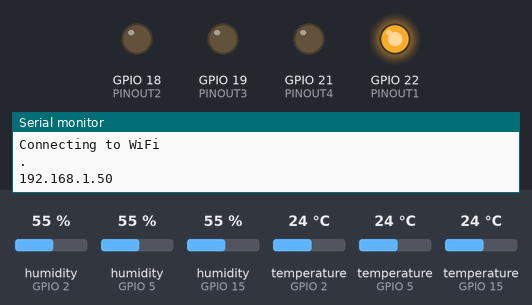
A program run on a simulated ESP32. Parts: output pins drawn as LEDs (lit = HIGH), the last lines printed to the serial monitor. The test bench sets the inputs (shaded band); at power-on: humidity (sensors on GPIO 2, GPIO 5, GPIO 15) 55 %, temperature (sensors on GPIO 2, GPIO 5, GPIO 15) 24 °C. WiFi joins after 1.5 s; servers stay silent unless stated.

Above: at 2.1 s.
At 3.1 s:
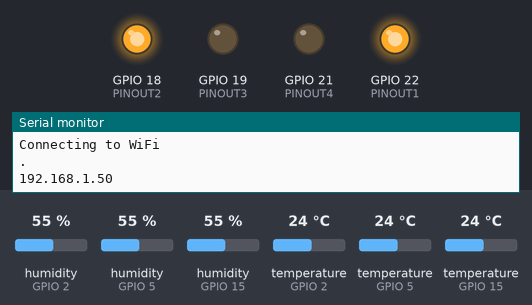
At 4.1 s:
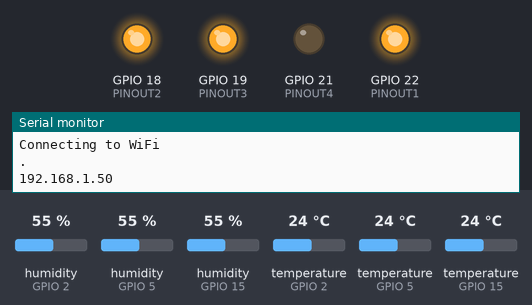
At 5.1 s:
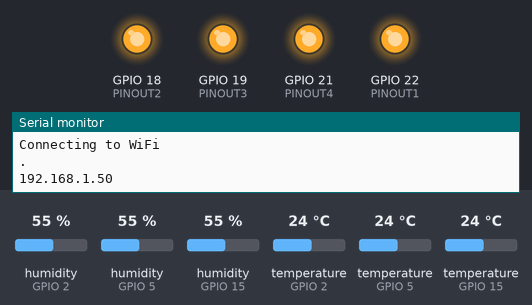
At 6.1 s:
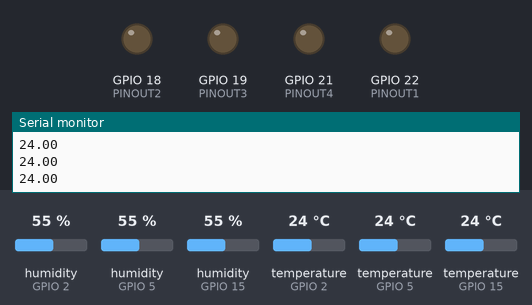
Timing chart, 0 to 7.6 s (numbered marks = the images above):
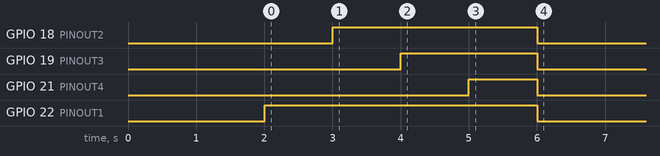

The program:

main.cpp
```cpp
/*********
  Rui Santos
  Complete project details at https://randomnerdtutorials.com/esp8266-dht11dht22-temperature-and-humidity-web-server-with-arduino-ide/
*********/

// Import required libraries
#include <Arduino.h>
#include <ArduinoOTA.h>
// #include <ESP8266WiFi.h>
// #include <Hash.h>
// #include <ESPAsyncTCP.h>
#include <ESPAsyncWebServer.h>
#include <HTTPClient.h>
#include <Adafruit_Sensor.h>
#include <DHT.h>

// Replace with your network credentials
const char* ssid = "GrossoModo";
const char* password = "resnonverba";
// Lecture DHT11 possible sur les GPIO n°:
// 4,2,15,23,22,21,19,18,5
// 32,33,25,26,27,14,12,13
#define DHTPIN1 15     // Digital pin connected to the DHT sensor - Black
#define DHTPIN2 02     // Digital pin connected to the DHT sensor - White
#define DHTPIN3 05     // Digital pin connected to the DHT sensor - Red
#define PINOUT1 22
#define PINOUT2 18
#define PINOUT3 19
#define PINOUT4 21
// Uncomment the type of sensor in use:
#define DHTTYPE    DHT11     // DHT 11
//#define DHTTYPE    DHT22     // DHT 22 (AM2302)
//#define DHTTYPE    DHT21     // DHT 21 (AM2301)

DHT dht1(DHTPIN1, DHTTYPE);
DHT dht2(DHTPIN2, DHTTYPE);
DHT dht3(DHTPIN3, DHTTYPE);

// current temperature & humidity, updated in loop()
float t1 = 0.0;
float t2 = 0.0;
float t3 = 0.0;
float h = 0.0;

// Create AsyncWebServer object on port 80
AsyncWebServer server(80);

// Generally, you should use "unsigned long" for variables that hold time
// The value will quickly become too large for an int to store
unsigned long previousMillis = 0;    // will store last time DHT was updated

// Updates DHT readings every 10 seconds
const long interval = 250;

const char index_html[] PROGMEM = R"rawliteral(
<!DOCTYPE HTML><html>
<head>
  <meta name="viewport" content="width=device-width, initial-scale=1">
  <link rel="stylesheet" href="https://use.fontawesome.com/releases/v5.7.2/css/all.css" integrity="sha384-fnmOCqbTlWIlj8LyTjo7mOUStjsKC4pOpQbqyi7RrhN7udi9RwhKkMHpvLbHG9Sr" crossorigin="anonymous">
  <style>
    html {
     font-family: Arial;
     display: inline-block;
     margin: 0px auto;
     text-align: center;
    }
    h2 { font-size: 3.0rem; }
    p { font-size: 3.0rem; }
    .units { font-size: 1.2rem; }
    .dht-labels{
      font-size: 1.5rem;
      vertical-align:left;
      padding-bottom: 15px;
    }
  </style>
</head>
<body>
  <h2>Temperature mini-serre</h2>
  <p>
    <i class="fas fa-thermometer-half" style="color:#059e8a;"></i>
    <span class="dht-labels">Rouge</span>
    <span id="temperature1">%TEMPERATURE1%</span>
    <sup class="units">&deg;C</sup>
  </p>
  <p>
    <i class="fas fa-thermometer-half" style="color:#059e8a;"></i>
    <span class="dht-labels">Blanc</span>
    <span id="temperature2">%TEMPERATURE2%</span>
    <sup class="units">&deg;C</sup>
  </p>
  <p>
    <i class="fas fa-thermometer-half" style="color:#059e8a;"></i>
    <span class="dht-labels">Noir</span>
    <span id="temperature3">%TEMPERATURE3%</span>
    <sup class="units">&deg;C</sup>
  </p>


</body>
<script>
setInterval(function ( ) {
  var xhttp = new XMLHttpRequest();
  xhttp.onreadystatechange = function() {
    if (this.readyState == 4 && this.status == 200) {
      const myArray = this.responseText.split(",");
      document.getElementById("temperature1").innerHTML = myArray[0];
      document.getElementById("temperature2").innerHTML = myArray[1];
      document.getElementById("temperature3").innerHTML = myArray[2];
    }
  };
  xhttp.open("GET", "/temperatures", true);
  xhttp.send();
}, 250 ) ;


</script>
</html>)rawliteral";

// Replaces placeholder with DHT values
String processor(const String& var){
  //Serial.println(var);
  if(var == "TEMPERATURE1"){
    return String(t1);
  }
  else if(var == "TEMPERATURE2"){
    return String(t2);
  }
    else if(var == "TEMPERATURE3"){
    return String(t3);
  }
  return String();
}

void setup(){
  // Serial port for debugging purposes
  Serial.begin(115200);
  Serial.println("Setup start!");

  dht1.begin();
  dht2.begin();
  dht3.begin();
  pinMode(PINOUT1,OUTPUT);
  pinMode(PINOUT2,OUTPUT);
  pinMode(PINOUT3,OUTPUT);
  pinMode(PINOUT4,OUTPUT);
  digitalWrite(PINOUT1,LOW);
  digitalWrite(PINOUT2,LOW);
  digitalWrite(PINOUT3,LOW);
  digitalWrite(PINOUT4,LOW);

  // digitalWrite(PINOUT,HIGH);
  // Connect to Wi-Fi
  WiFi.begin(ssid, password);
  Serial.println("Connecting to WiFi");
  while (WiFi.status() != WL_CONNECTED) {
    delay(2000);
    Serial.println(".");
  }
  // Print ESP8266 Local IP Address
  Serial.println(WiFi.localIP());

  // Route for root / web page
  server.on("/", HTTP_GET, [](AsyncWebServerRequest *request){
    request->send_P(200, "text/html", index_html, processor);
  });
  server.on("/temperatures", HTTP_GET, [](AsyncWebServerRequest *request){
    request->send_P(200, "text/plain", (String(t1)+","+String(t2)+","+String(t3)).c_str());
  });
  server.on("/humidity", HTTP_GET, [](AsyncWebServerRequest *request){
    request->send_P(200, "text/plain", String(h).c_str());
  });

  // Start server
  server.begin();
  digitalWrite(PINOUT1,HIGH);
  delay(1000);
  digitalWrite(PINOUT2,HIGH);
  delay(1000);
  digitalWrite(PINOUT3,HIGH);
  delay(1000);
  digitalWrite(PINOUT4,HIGH);
  delay(1000);
  digitalWrite(PINOUT1,LOW);
  digitalWrite(PINOUT2,LOW);
  digitalWrite(PINOUT3,LOW);
  digitalWrite(PINOUT4,LOW);


      ArduinoOTA.setHostname("ESP32");
      ArduinoOTA.onStart([]() {
        Serial.println("Start");
      });
      ArduinoOTA.onEnd([]() {
        Serial.println("\nEnd");
      });
      ArduinoOTA.onProgress([](unsigned int progress, unsigned int total) {
        Serial.printf("Progress: %u%%\r", (progress / (total / 100)));
      });
      ArduinoOTA.onError([](ota_error_t error) {
        Serial.printf("Error[%u]: ", error);
        if (error == OTA_AUTH_ERROR) Serial.println("Auth Failed");
        else if (error == OTA_BEGIN_ERROR) Serial.println("Begin Failed");
        else if (error == OTA_CONNECT_ERROR) Serial.println("Connect Failed");
        else if (error == OTA_RECEIVE_ERROR) Serial.println("Receive Failed");
        else if (error == OTA_END_ERROR) Serial.println("End Failed");
      });
      ArduinoOTA.begin();
}

void loop(){
  ArduinoOTA.handle();
  unsigned long currentMillis = millis();
  if (currentMillis - previousMillis >= interval) {
    // save the last time you updated the DHT values
    previousMillis = currentMillis;
    // Read temperature as Celsius (the default)
    float newT1 = dht1.readTemperature();
    // Read temperature as Fahrenheit (isFahrenheit = true)
    float newT2 = dht2.readTemperature();
    float newT3 = dht3.readTemperature();
    bool p1=digitalRead(PINOUT1);
    // digitalWrite(PINOUT1,!digitalRead(PINOUT1));
    // digitalWrite(PINOUT2,!digitalRead(PINOUT2));
    // digitalWrite(PINOUT3,!digitalRead(PINOUT3));
    // digitalWrite(PINOUT4,!digitalRead(PINOUT4));
    //float newT = dht.readTemperature(true);
    // if temperature read failed, don't change t value
    if (isnan(newT1)) {
      Serial.println("Failed to read from DHT1 sensor!");
    }
    else {
      t1 = newT1;
      Serial.println(t1);
    }
    if (isnan(newT2)) {
      Serial.println("Failed to read from DHT2 sensor!");
    }
    else {
      t2 = newT2;
      Serial.println(t2);
    }
    if (isnan(newT3)) {
      Serial.println("Failed to read from DHT3 sensor!");
    }
    else {
      t3 = newT3;
      Serial.println(t3);
    }
  }
}
```
